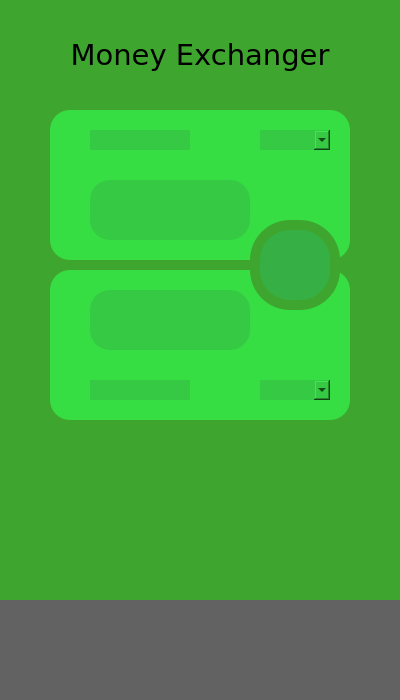
<?xml version="1.0" encoding="UTF-8"?>
<ui version="4.0">
 <class>Form</class>
 <widget class="QWidget" name="Form">
  <property name="geometry">
   <rect>
    <x>0</x>
    <y>0</y>
    <width>400</width>
    <height>700</height>
   </rect>
  </property>
  <property name="minimumSize">
   <size>
    <width>400</width>
    <height>700</height>
   </size>
  </property>
  <property name="maximumSize">
   <size>
    <width>400</width>
    <height>700</height>
   </size>
  </property>
  <property name="windowTitle">
   <string>Form</string>
  </property>
  <widget class="QLabel" name="home_background">
   <property name="geometry">
    <rect>
     <x>0</x>
     <y>600</y>
     <width>400</width>
     <height>100</height>
    </rect>
   </property>
   <property name="minimumSize">
    <size>
     <width>400</width>
     <height>100</height>
    </size>
   </property>
   <property name="maximumSize">
    <size>
     <width>400</width>
     <height>100</height>
    </size>
   </property>
   <property name="styleSheet">
    <string notr="true">background-color: rgb(98, 98, 98);</string>
   </property>
   <property name="text">
    <string/>
   </property>
  </widget>
  <widget class="QPushButton" name="home_app">
   <property name="geometry">
    <rect>
     <x>160</x>
     <y>610</y>
     <width>80</width>
     <height>80</height>
    </rect>
   </property>
   <property name="minimumSize">
    <size>
     <width>80</width>
     <height>80</height>
    </size>
   </property>
   <property name="maximumSize">
    <size>
     <width>80</width>
     <height>80</height>
    </size>
   </property>
   <property name="styleSheet">
    <string notr="true">QPushButton {
    border-radius: 1px;
}
</string>
   </property>
   <property name="text">
    <string/>
   </property>
   <property name="icon">
    <iconset>
     <normaloff>pic/home_logo.png</normaloff>pic/home_logo.png</iconset>
   </property>
   <property name="iconSize">
    <size>
     <width>80</width>
     <height>80</height>
    </size>
   </property>
  </widget>
  <widget class="QWidget" name="widget" native="true">
   <property name="geometry">
    <rect>
     <x>50</x>
     <y>110</y>
     <width>300</width>
     <height>150</height>
    </rect>
   </property>
   <property name="styleSheet">
    <string notr="true">background-color: rgb(54, 222, 68);
border-radius: 20px;</string>
   </property>
   <widget class="QLineEdit" name="from_currency_input">
    <property name="geometry">
     <rect>
      <x>40</x>
      <y>70</y>
      <width>160</width>
      <height>60</height>
     </rect>
    </property>
    <property name="minimumSize">
     <size>
      <width>160</width>
      <height>60</height>
     </size>
    </property>
    <property name="maximumSize">
     <size>
      <width>160</width>
      <height>60</height>
     </size>
    </property>
    <property name="font">
     <font>
      <family>Verdana</family>
      <pointsize>14</pointsize>
     </font>
    </property>
    <property name="styleSheet">
     <string notr="true">background-color: rgb(54, 202, 68);
border-radius: 20px;</string>
    </property>
   </widget>
   <widget class="QComboBox" name="from_currency_combo">
    <property name="geometry">
     <rect>
      <x>210</x>
      <y>20</y>
      <width>70</width>
      <height>20</height>
     </rect>
    </property>
    <property name="minimumSize">
     <size>
      <width>70</width>
      <height>20</height>
     </size>
    </property>
    <property name="maximumSize">
     <size>
      <width>70</width>
      <height>20</height>
     </size>
    </property>
    <property name="font">
     <font>
      <family>Verdana</family>
      <pointsize>8</pointsize>
     </font>
    </property>
    <property name="styleSheet">
     <string notr="true">background-color: rgb(54, 202, 68);
</string>
    </property>
   </widget>
   <widget class="QLabel" name="from_currency_name">
    <property name="geometry">
     <rect>
      <x>40</x>
      <y>20</y>
      <width>100</width>
      <height>20</height>
     </rect>
    </property>
    <property name="minimumSize">
     <size>
      <width>100</width>
      <height>20</height>
     </size>
    </property>
    <property name="maximumSize">
     <size>
      <width>100</width>
      <height>20</height>
     </size>
    </property>
    <property name="font">
     <font>
      <family>Verdana</family>
      <pointsize>8</pointsize>
     </font>
    </property>
    <property name="styleSheet">
     <string notr="true">background-color: rgb(54, 202, 68);
</string>
    </property>
    <property name="text">
     <string/>
    </property>
   </widget>
   <widget class="QLabel" name="from_currency_symbol">
    <property name="geometry">
     <rect>
      <x>0</x>
      <y>80</y>
      <width>40</width>
      <height>40</height>
     </rect>
    </property>
    <property name="minimumSize">
     <size>
      <width>40</width>
      <height>40</height>
     </size>
    </property>
    <property name="maximumSize">
     <size>
      <width>40</width>
      <height>40</height>
     </size>
    </property>
    <property name="font">
     <font>
      <family>Verdana</family>
      <pointsize>10</pointsize>
     </font>
    </property>
    <property name="styleSheet">
     <string notr="true">background-color: rgb(54, 222, 68);
</string>
    </property>
    <property name="text">
     <string/>
    </property>
    <property name="alignment">
     <set>Qt::AlignCenter</set>
    </property>
   </widget>
  </widget>
  <widget class="QWidget" name="widget_2" native="true">
   <property name="geometry">
    <rect>
     <x>50</x>
     <y>270</y>
     <width>300</width>
     <height>150</height>
    </rect>
   </property>
   <property name="styleSheet">
    <string notr="true">background-color: rgb(54, 222, 68);
border-radius: 20px;</string>
   </property>
   <widget class="QComboBox" name="to_currency_combo">
    <property name="geometry">
     <rect>
      <x>210</x>
      <y>110</y>
      <width>70</width>
      <height>20</height>
     </rect>
    </property>
    <property name="minimumSize">
     <size>
      <width>70</width>
      <height>20</height>
     </size>
    </property>
    <property name="maximumSize">
     <size>
      <width>70</width>
      <height>20</height>
     </size>
    </property>
    <property name="font">
     <font>
      <family>Verdana</family>
      <pointsize>8</pointsize>
     </font>
    </property>
    <property name="styleSheet">
     <string notr="true">background-color: rgb(54, 202, 68);
</string>
    </property>
   </widget>
   <widget class="QLabel" name="to_currency_name">
    <property name="geometry">
     <rect>
      <x>40</x>
      <y>110</y>
      <width>100</width>
      <height>20</height>
     </rect>
    </property>
    <property name="minimumSize">
     <size>
      <width>100</width>
      <height>20</height>
     </size>
    </property>
    <property name="maximumSize">
     <size>
      <width>100</width>
      <height>20</height>
     </size>
    </property>
    <property name="font">
     <font>
      <family>Verdana</family>
      <pointsize>8</pointsize>
     </font>
    </property>
    <property name="styleSheet">
     <string notr="true">background-color: rgb(54, 202, 68);
</string>
    </property>
    <property name="text">
     <string/>
    </property>
   </widget>
   <widget class="QLabel" name="to_currency_total">
    <property name="geometry">
     <rect>
      <x>40</x>
      <y>20</y>
      <width>160</width>
      <height>60</height>
     </rect>
    </property>
    <property name="minimumSize">
     <size>
      <width>160</width>
      <height>60</height>
     </size>
    </property>
    <property name="maximumSize">
     <size>
      <width>160</width>
      <height>60</height>
     </size>
    </property>
    <property name="font">
     <font>
      <family>Verdana</family>
      <pointsize>14</pointsize>
     </font>
    </property>
    <property name="styleSheet">
     <string notr="true">background-color: rgb(54, 202, 68);
</string>
    </property>
    <property name="text">
     <string/>
    </property>
   </widget>
   <widget class="QLabel" name="to_currency_symbol">
    <property name="geometry">
     <rect>
      <x>0</x>
      <y>30</y>
      <width>40</width>
      <height>40</height>
     </rect>
    </property>
    <property name="minimumSize">
     <size>
      <width>40</width>
      <height>40</height>
     </size>
    </property>
    <property name="maximumSize">
     <size>
      <width>40</width>
      <height>40</height>
     </size>
    </property>
    <property name="font">
     <font>
      <family>Verdana</family>
      <pointsize>10</pointsize>
     </font>
    </property>
    <property name="styleSheet">
     <string notr="true">background-color: rgb(54, 222, 68);
</string>
    </property>
    <property name="text">
     <string/>
    </property>
    <property name="alignment">
     <set>Qt::AlignCenter</set>
    </property>
   </widget>
  </widget>
  <widget class="QLabel" name="home_background_2">
   <property name="geometry">
    <rect>
     <x>0</x>
     <y>0</y>
     <width>400</width>
     <height>600</height>
    </rect>
   </property>
   <property name="minimumSize">
    <size>
     <width>400</width>
     <height>600</height>
    </size>
   </property>
   <property name="maximumSize">
    <size>
     <width>400</width>
     <height>600</height>
    </size>
   </property>
   <property name="styleSheet">
    <string notr="true">
background-color: rgb(62, 166, 46);</string>
   </property>
   <property name="text">
    <string/>
   </property>
  </widget>
  <widget class="QLabel" name="currency_label">
   <property name="geometry">
    <rect>
     <x>70</x>
     <y>30</y>
     <width>260</width>
     <height>50</height>
    </rect>
   </property>
   <property name="minimumSize">
    <size>
     <width>260</width>
     <height>50</height>
    </size>
   </property>
   <property name="maximumSize">
    <size>
     <width>260</width>
     <height>50</height>
    </size>
   </property>
   <property name="font">
    <font>
     <family>Verdana</family>
     <pointsize>22</pointsize>
    </font>
   </property>
   <property name="layoutDirection">
    <enum>Qt::LeftToRight</enum>
   </property>
   <property name="text">
    <string>Money Exchanger</string>
   </property>
   <property name="scaledContents">
    <bool>true</bool>
   </property>
   <property name="alignment">
    <set>Qt::AlignCenter</set>
   </property>
  </widget>
  <widget class="QLabel" name="from_currency_name_2">
   <property name="geometry">
    <rect>
     <x>250</x>
     <y>220</y>
     <width>90</width>
     <height>90</height>
    </rect>
   </property>
   <property name="minimumSize">
    <size>
     <width>90</width>
     <height>90</height>
    </size>
   </property>
   <property name="maximumSize">
    <size>
     <width>90</width>
     <height>90</height>
    </size>
   </property>
   <property name="font">
    <font>
     <family>Verdana</family>
     <pointsize>8</pointsize>
    </font>
   </property>
   <property name="styleSheet">
    <string notr="true">
background-color: rgb(62, 166, 46);
border-radius: 40px;</string>
   </property>
   <property name="text">
    <string/>
   </property>
  </widget>
  <widget class="QPushButton" name="confirm">
   <property name="geometry">
    <rect>
     <x>260</x>
     <y>230</y>
     <width>70</width>
     <height>70</height>
    </rect>
   </property>
   <property name="minimumSize">
    <size>
     <width>70</width>
     <height>70</height>
    </size>
   </property>
   <property name="maximumSize">
    <size>
     <width>70</width>
     <height>70</height>
    </size>
   </property>
   <property name="styleSheet">
    <string notr="true">background-color: rgb(54, 175, 68);
border-radius: 30px;</string>
   </property>
   <property name="text">
    <string/>
   </property>
   <property name="icon">
    <iconset>
     <normaloff>pic/updown_logo.png</normaloff>pic/updown_logo.png</iconset>
   </property>
   <property name="iconSize">
    <size>
     <width>40</width>
     <height>40</height>
    </size>
   </property>
  </widget>
  <zorder>home_background_2</zorder>
  <zorder>home_background</zorder>
  <zorder>home_app</zorder>
  <zorder>widget</zorder>
  <zorder>widget_2</zorder>
  <zorder>currency_label</zorder>
  <zorder>from_currency_name_2</zorder>
  <zorder>confirm</zorder>
 </widget>
 <resources/>
 <connections/>
</ui>
